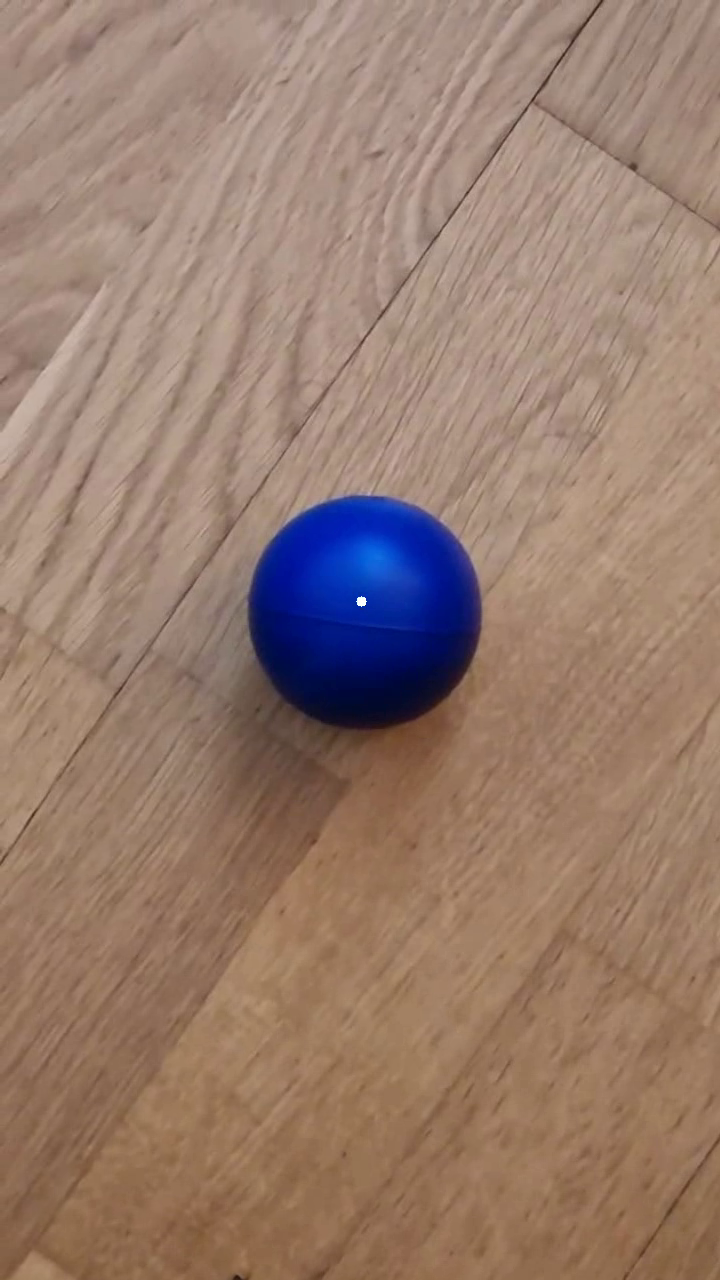
#> input picture frame 23 of WMA1/nowePliki/tracked_blue_ball.mp4, 720 x 1280 px, given in place of movingball.mp4, which was not available
$ python GenerateVideo.py
#> lines starting #> are read from the running program, lines starting #| are printed output that depends on the picture; after the words box and inside, x2 and y2 are one past the last pixel; in counts of white or black regions, pixels touching at a corner belong together; pictures that were not available may be replaced by others from this repository, and a replacement may not be noted
import cv2
import numpy as np

# Wczytanie filmu
cap = cv2.VideoCapture('pliki/movingball.mp4')

# Utworzenie obiektu do zapisu filmu
fourcc = cv2.VideoWriter_fourcc(*'XVID')
out = cv2.VideoWriter('nowePliki/tracked_movingball.mp4', fourcc, 30.0, (int(cap.get(3)), int(cap.get(4))))

while cap.isOpened():
    ret, frame = cap.read()
#> frame is the input picture: shape (1280, 720, 3); mean B, G, R 110.2, 124.7, 151.7
    if not ret:
        break

    # Konwersja do HSV
    hsv_image = cv2.cvtColor(frame, cv2.COLOR_BGR2HSV)
#> hsv_image: shape (1280, 720, 3); mean H, S, V 17, 87.5, 157

    params = {
        'LowH': 0,
        'LowS': 100,
        'LowV': 100,
        'UpH': 10,
        'UpS': 255,
        'UpV': 255,
        'KernelSize': 101
    }

    # Zakres kolorów
    lower_color = np.array([params['LowH'], params['LowS'], params['LowV']])
    upper_color = np.array([params['UpH'], params['UpS'], params['UpV']])

    # Maska
    mask = cv2.inRange(hsv_image, lower_color, upper_color)
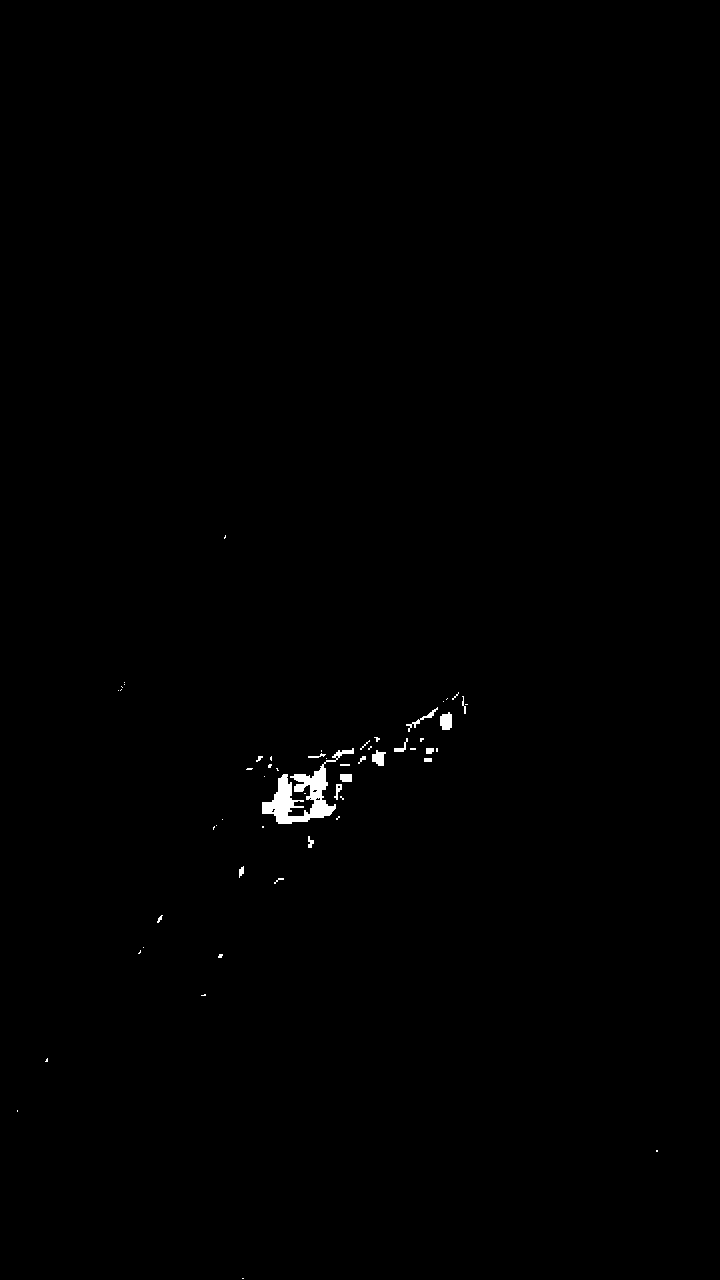
#> mask: shape (1280, 720); 0.37% white; 56 white regions (38 under 20 px), largest, box (x1, y1, x2, y2) and area: (262, 748, 354, 824) 2186, (440, 712, 452, 730) 180, (372, 750, 386, 766) 148

    # Operacje morfologiczne
    kernel = np.ones((101, 101), np.uint8)
    mask = cv2.morphologyEx(mask, cv2.MORPH_CLOSE, kernel)
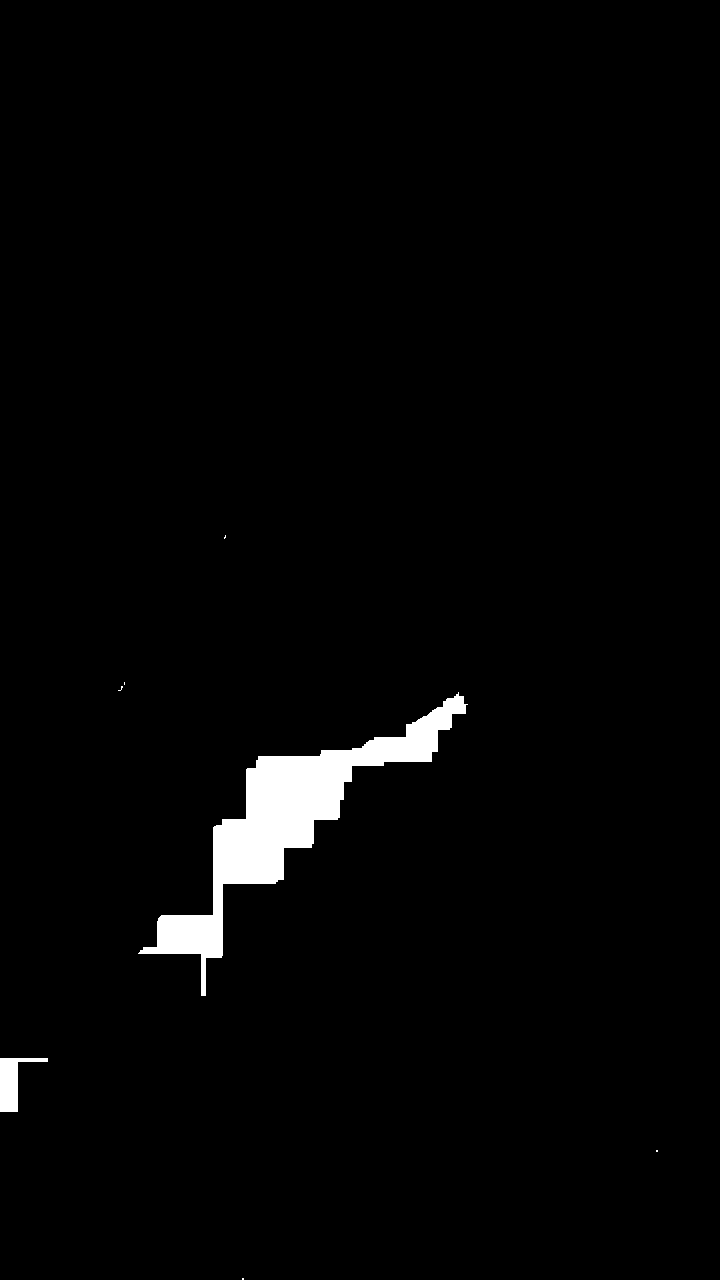
#> mask: shape (1280, 720); 2.1% white; 7 white regions (5 under 20 px)

    # Znalezienie kontorow
    contours, _ = cv2.findContours(mask, cv2.RETR_EXTERNAL, cv2.CHAIN_APPROX_SIMPLE)
#> contours = 7 contours, 5 with area under 20; largest, box (x1, y1, x2, y2) and area: (138, 692, 468, 996) 17755, (0, 1058, 48, 1112) 992

    # Wyszukiwanie centrum
    for contour in contours:
        M = cv2.moments(contour)
        if M["m00"] != 0:
            cx = int(M["m10"] / M["m00"])
            cy = int(M["m01"] / M["m00"])
            # Dodanie znacznika w postaci kropki w miejscu środka masy
            cv2.circle(frame, (cx, cy), 5, (255, 255, 255), -1)
#> this loop made 7 passes
#> (contour, cx, cy) on passes 1 to 2: ([[242, 1278], [242, 1279], [243, 1279], [243, 1278]], 242, 1278), ([[656, 1150], [656, 1151], [657, 1151], [657, 1150]], 656, 1150)
#> (cx, cy) on passes 3, 4, 5, 7: (10, 1082), (287, 821), (121, 686), (224, 537)
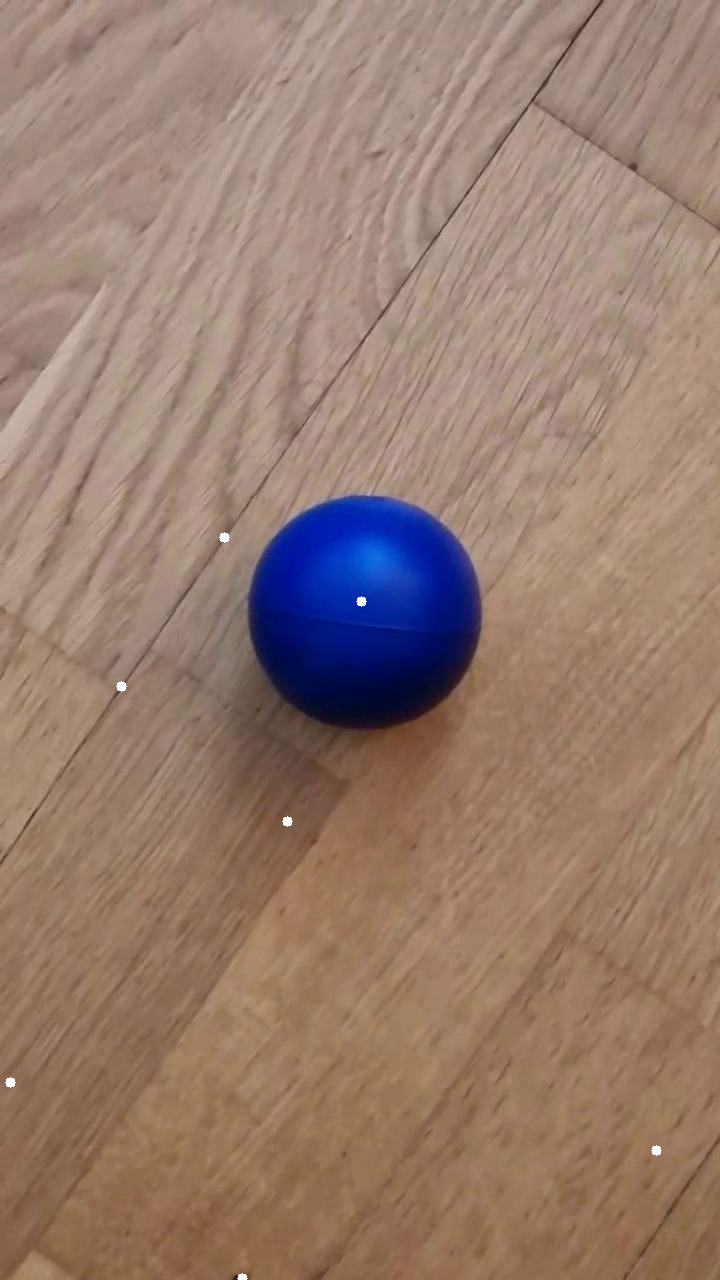
#> frame: shape (1280, 720, 3); 0.05% of pixels changed, all inside (x1, y1, x2, y2) = (5, 532, 662, 1280)

    # Zapisanie zmodyfikowanej klatki do nowego filmu
    out.write(frame)

    # Wyświetlenie klatki z naniesionymi znacznikami
    cv2.imshow('Tracked Moving Ball', frame)

    if cv2.waitKey(1) & 0xFF == ord('q'):
#> (key q is pressed here)
        break

# Zwolnienie obiektów
cap.release()
out.release()
cv2.destroyAllWindows()
